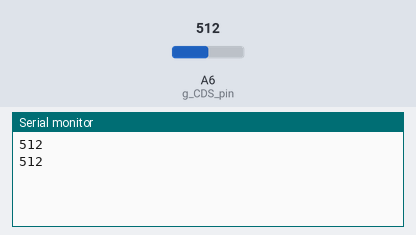
This sketch was run on a simulated Arduino Mega 2560, built with avr-gcc and run on an emulated ATmega2560. Parts: the last lines printed to the serial monitor. Inputs (shaded band) come from the test bench; at power-on: A6 (g_CDS_pin) = 512.

Above: at 1.8 s.
1.9 s: A6 (g_CDS_pin) set to 716
At 2.5 s:
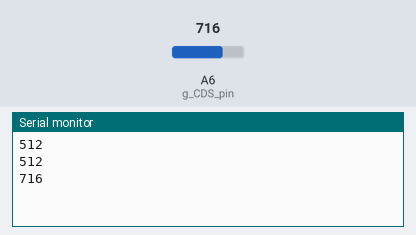
3.4 s: A6 (g_CDS_pin) set to 900
At 4.8 s:
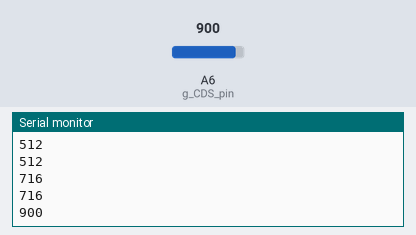
Timing chart, 0 to 6.4 s (numbered marks = the images above; inputs shaded):
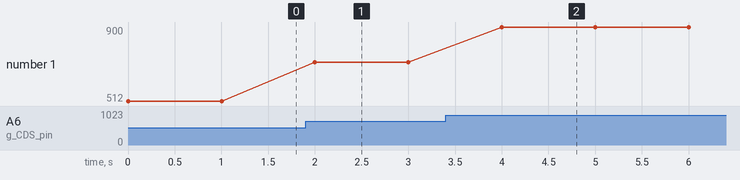

The sketch:

CDS.ino
```cpp
int g_CDS_pin=A6;
int g_CDS_val;

void setup() {
  // put your setup code here, to run once:
Serial.begin(9600);
}

void loop() {
  g_CDS_val=analogRead(g_CDS_pin);
Serial.println(g_CDS_val);
  delay(1000);
}
  // put your main code here, to run repeatedly:
```

Measured:
- after the input at 1.9 s, the serial monitor: prints a new line after 0.10 s (image 1)
- after the input at 3.4 s, the serial monitor: prints a new line after 0.60 s (image 2)
- plotted number 1: 512 → 716 after the input at 1.9 s, 716 → 900 after the input at 3.4 s
